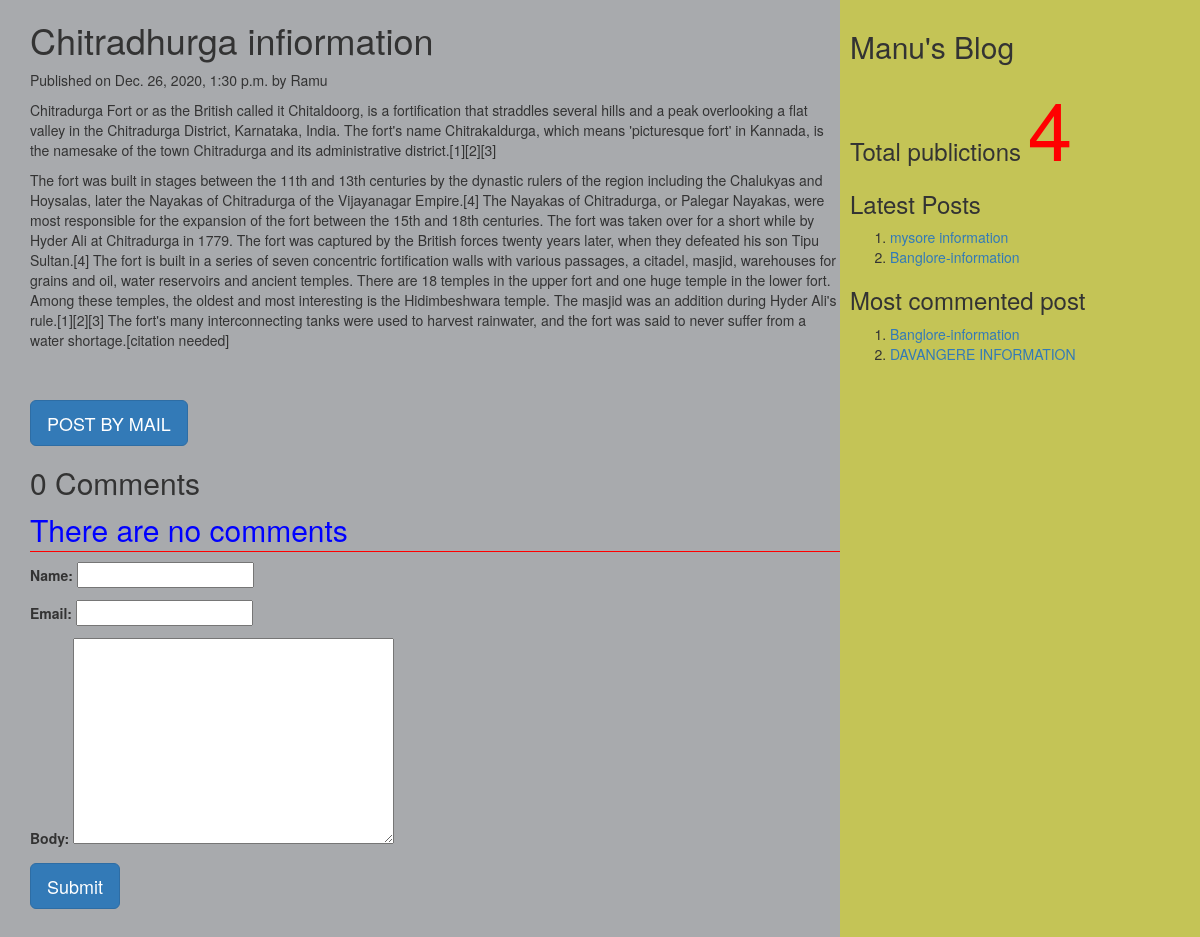
Page /2020/12/26/chitradhurga-infiormation on the committed database.
### myApp/models.py (models this page shows, shortened)
class Post(models.Model):
          tags=TaggableManager()
          STATUS_CHOICES=(('draft','Draft'),('published','Published'))
          title=models.CharField(max_length=256)
          slug=models.SlugField(max_length=264,unique_for_date='publish')
          author=models.ForeignKey(User,related_name='blog_posts',on_delete= models.CASCADE)
          body=models.TextField()
          publish=models.DateTimeField(default=timezone.now)
          created=models.DateTimeField(auto_now_add=True)
          updated=models.DateTimeField(auto_now=True)
          status= models.CharField(max_length=10,choices=STATUS_CHOICES,default='draft')
          objects=CustomManager()
          class Meta:
                ordering=('-publish',)
          def get_absolute_url(self):
                return reverse('post_detail',args=[self.publish.year,self.publish.strftime('%m'),self.publish.strftime('%d'),self.slug])

### myApp/views.py (the view, shortened to what this page needs)
# urls.py: url(r'(?P<year>\d{4})/(?P<month>\d{2})/(?P<day>\d{2})/(?P<post>[-\w]+)',views.post_detail_view,name='post_detail'),
def post_detail_view(request,year,month,day,post):
    post=get_object_or_404(Post,slug=post,publish__year=year,publish__month=month,publish__day=day)
    comments=post.comments.filter(active=True)
    csubmit=False
    form=CommentForm()
    d={'post':post,'form':form,'csubmit':csubmit,'comments':comments}
    return render(request,'myApp/post_detail.html',d)

### myApp/forms.py
class CommentForm(forms.ModelForm):
    class Meta:
        model=Comment
        fields=('name','email','body')

### myApp/models.py (called while the page is built)
    def get_queryset(self):
        return super().get_queryset().filter(status='published')

### myApp/templatetags/mytags.py (called while the page is built)
@register.simple_tag
def total_posts():
    return Post.objects.count()

@register.inclusion_tag('myApp/latest_post.html')
def show_latest_posts(count=3):
    latest_posts=Post.objects.order_by('-publish')[:count]
    return {'latest_posts':latest_posts}

@register.simple_tag
def get_most_commented_posts(count=2):
    return Post.objects.annotate(total_comments=Count('comments')).order_by('-total_comments')[:count]

### templates/myApp/post_detail.html (shortened to what this page needs)
<html>
    {%extends 'myApp/parent.html'%}
        {%block content_block%}
        <h1>{{post.title}}</h1>
        <p>Published on {{post.publish}} by {{post.author|title}}</p>
        {{post.body|linebreaks}} <br><br>
        <a href="/{{post.id}}/share" class='btn btn-lg btn-primary'>POST BY MAIL</a>
        {%with comments.count as comments_count%}
        <h2>{{comments_count}} Comment{{comments_count|pluralize}}</h2>
        {%endwith%}
        {%if comments%}
         {%for c in comments%}
         <p>Comment {{forloop.counter}} by {{c.name}}</p>
        <div>{{c.body|linebreaks}}</div>
        <hr>
        {%endfor%}
        {%else%}
         <p style="color:blue;font-size:30px;font-style:bold;border-bottom:1px red solid;">There are no comments</p>
        {%endif%}
         {%if csubmit%}
         <h2>Thank you..Your comment has been added successfully!!</h2>
         {%else%}
         <form  method="post">
           {{form.as_p}}
           <input type="submit" class='btn btn-lg btn-primary' value="Submit">
         </form>
         {%endif%}
        {%endblock%}

### templates/myApp/parent.html (shortened to what this page needs)
<html>
{%load mytags%}
    <head>
        <link rel="stylesheet" href="https://maxcdn.bootstrapcdn.com/bootstrap/3.3.7/css/bootstrap.min.css">
    </head>
    <body>
        <div class="content" style="width:70%;float:left;background-color:a8aaad;height:300%;padding:0 0 0 30px">
              {%block content_block%}
              {%endblock%}
        </div>
        <div class="sidebar" style="width:30%;float:right;background-color:#c4c456;height:300%;padding:10px">
            <h2>Manu's Blog</h2>
            <h3>Total publictions
              <span style="color:red;font-size:80px">
              {%total_posts%}</span>
              <h3>Latest Posts</h3>
              {% show_latest_posts 2 %}
              <h3>Most commented post</h3>
              {%get_most_commented_posts as m%}
              <ol>
                {%for post in m%}
                <li><a href="{{post.get_absolute_url}}">{{post.title}}</a></li>
                {%endfor%}
              </ol>
            </h3>
        </div>
    </body>
</html>

### templates/myApp/latest_post.html
<!DOCTYPE html>
<html lang="en" dir="ltr">
  <body>
    <ol>
    {%for post in latest_posts%}
    <li><a href="{{post.get_absolute_url}}">{{post.title}}</a></li>
    {%endfor%}
    </ol>
  </body>
</html>

### rows in the picture
Post: title "Chitradhurga infiormation", publish "Dec. 26, 2020, 1:30 p.m.", author "Ramu", body "Chitradurga Fort or as the British called it Chitaldoorg, is a fortification that straddles several hills and a peak overlooking a flat valley in the Chitradurga District, Karnataka, India. The fort's name Chitrakaldurga, which means 'picturesque fort' in Kannada, is the namesake of the town Chitradurga and its administrative district.[1][2][3] The fort was built in stages between the 11th and 13th centuries by the dynastic rulers of the region including the Chalukyas and Hoysalas, later the Nayakas of Chitradurga of the Vijayanagar Empire.[4] The Nayakas of Chitradurga, or Palegar Nayakas, were most responsible for the expansion of the fort between the 15th and 18th centuries. The fort was…"
Post: title "mysore information"
Post: title "Banglore-information"
Post: title "DAVANGERE INFORMATION"

### other values in the picture
{{ comments_count }} "0"
